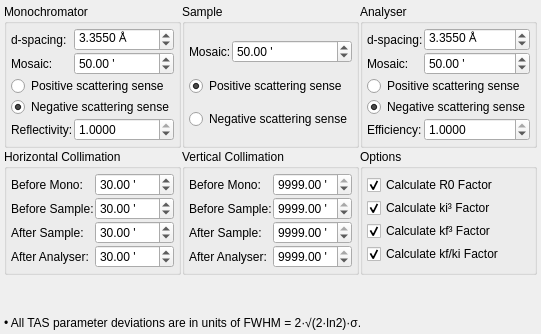
     <widget class="QWidget" name="tabCN">
      <attribute name="title">
       <string>TAS</string>
      </attribute>
      <layout class="QGridLayout" name="gridLayout_2">
       <property name="margin">
        <number>4</number>
       </property>
       <property name="spacing">
        <number>1</number>
       </property>
       <item row="0" column="2">
        <widget class="QGroupBox" name="groupBox_2">
         <property name="sizePolicy">
          <sizepolicy hsizetype="Preferred" vsizetype="Preferred">
           <horstretch>0</horstretch>
           <verstretch>0</verstretch>
          </sizepolicy>
         </property>
         <property name="title">
          <string>Analyser</string>
         </property>
         <layout class="QGridLayout" name="gridLayout_36">
          <property name="margin">
           <number>4</number>
          </property>
          <property name="spacing">
           <number>1</number>
          </property>
          <item row="0" column="0">
           <widget class="QLabel" name="label_32">
            <property name="sizePolicy">
             <sizepolicy hsizetype="Fixed" vsizetype="Preferred">
              <horstretch>0</horstretch>
              <verstretch>0</verstretch>
             </sizepolicy>
            </property>
            <property name="text">
             <string>d-spacing:</string>
            </property>
           </widget>
          </item>
          <item row="0" column="1">
           <widget class="QDoubleSpinBox" name="spinAnad">
            <property name="suffix">
             <string> Å</string>
            </property>
            <property name="decimals">
             <number>4</number>
            </property>
            <property name="singleStep">
             <double>0.010000000000000</double>
            </property>
            <property name="value">
             <double>3.355000000000000</double>
            </property>
           </widget>
          </item>
          <item row="1" column="0">
           <widget class="QLabel" name="label_33">
            <property name="sizePolicy">
             <sizepolicy hsizetype="Fixed" vsizetype="Preferred">
              <horstretch>0</horstretch>
              <verstretch>0</verstretch>
             </sizepolicy>
            </property>
            <property name="text">
             <string>Mosaic:</string>
            </property>
           </widget>
          </item>
          <item row="1" column="1">
           <widget class="QDoubleSpinBox" name="spinAnaMosaic">
            <property name="suffix">
             <string> '</string>
            </property>
            <property name="decimals">
             <number>2</number>
            </property>
            <property name="maximum">
             <double>999.000000000000000</double>
            </property>
            <property name="value">
             <double>50.000000000000000</double>
            </property>
           </widget>
          </item>
          <item row="2" column="0" colspan="2">
           <widget class="QRadioButton" name="radioAnaScatterPlus">
            <property name="text">
             <string>Positive scattering sense</string>
            </property>
            <property name="checked">
             <bool>false</bool>
            </property>
           </widget>
          </item>
          <item row="3" column="0" colspan="2">
           <widget class="QRadioButton" name="radioAnaScatterMinus">
            <property name="text">
             <string>Negative scattering sense</string>
            </property>
            <property name="checked">
             <bool>true</bool>
            </property>
           </widget>
          </item>
          <item row="4" column="0">
           <widget class="QLabel" name="label_34">
            <property name="text">
             <string>Efficiency:</string>
            </property>
           </widget>
          </item>
          <item row="4" column="1">
           <widget class="QDoubleSpinBox" name="spinAnaEffic">
            <property name="decimals">
             <number>4</number>
            </property>
            <property name="maximum">
             <double>1.000000000000000</double>
            </property>
            <property name="singleStep">
             <double>0.010000000000000</double>
            </property>
            <property name="value">
             <double>1.000000000000000</double>
            </property>
           </widget>
          </item>
         </layout>
        </widget>
       </item>
       <item row="1" column="0">
        <widget class="QGroupBox" name="groupBox_5">
         <property name="sizePolicy">
          <sizepolicy hsizetype="Preferred" vsizetype="Preferred">
           <horstretch>0</horstretch>
           <verstretch>0</verstretch>
          </sizepolicy>
         </property>
         <property name="title">
          <string>Horizontal Collimation</string>
         </property>
         <layout class="QGridLayout" name="gridLayout_39">
          <property name="margin">
           <number>4</number>
          </property>
          <property name="spacing">
           <number>1</number>
          </property>
          <item row="0" column="0">
           <widget class="QLabel" name="label_22">
            <property name="sizePolicy">
             <sizepolicy hsizetype="Fixed" vsizetype="Preferred">
              <horstretch>0</horstretch>
              <verstretch>0</verstretch>
             </sizepolicy>
            </property>
            <property name="text">
             <string>Before Mono:</string>
            </property>
           </widget>
          </item>
          <item row="0" column="1">
           <widget class="QDoubleSpinBox" name="spinHCollMono">
            <property name="suffix">
             <string> '</string>
            </property>
            <property name="maximum">
             <double>9999.000000000000000</double>
            </property>
            <property name="value">
             <double>30.000000000000000</double>
            </property>
           </widget>
          </item>
          <item row="1" column="0">
           <widget class="QLabel" name="label_23">
            <property name="sizePolicy">
             <sizepolicy hsizetype="Fixed" vsizetype="Preferred">
              <horstretch>0</horstretch>
              <verstretch>0</verstretch>
             </sizepolicy>
            </property>
            <property name="text">
             <string>Before Sample:</string>
            </property>
           </widget>
          </item>
          <item row="1" column="1">
           <widget class="QDoubleSpinBox" name="spinHCollBSample">
            <property name="suffix">
             <string> '</string>
            </property>
            <property name="maximum">
             <double>9999.000000000000000</double>
            </property>
            <property name="value">
             <double>30.000000000000000</double>
            </property>
           </widget>
          </item>
          <item row="2" column="0">
           <widget class="QLabel" name="label_24">
            <property name="sizePolicy">
             <sizepolicy hsizetype="Fixed" vsizetype="Preferred">
              <horstretch>0</horstretch>
              <verstretch>0</verstretch>
             </sizepolicy>
            </property>
            <property name="text">
             <string>After Sample:</string>
            </property>
           </widget>
          </item>
          <item row="2" column="1">
           <widget class="QDoubleSpinBox" name="spinHCollASample">
            <property name="suffix">
             <string> '</string>
            </property>
            <property name="maximum">
             <double>9999.000000000000000</double>
            </property>
            <property name="value">
             <double>30.000000000000000</double>
            </property>
           </widget>
          </item>
          <item row="3" column="0">
           <widget class="QLabel" name="label_25">
            <property name="sizePolicy">
             <sizepolicy hsizetype="Fixed" vsizetype="Preferred">
              <horstretch>0</horstretch>
              <verstretch>0</verstretch>
             </sizepolicy>
            </property>
            <property name="text">
             <string>After Analyser:</string>
            </property>
           </widget>
          </item>
          <item row="3" column="1">
           <widget class="QDoubleSpinBox" name="spinHCollAna">
            <property name="suffix">
             <string> '</string>
            </property>
            <property name="maximum">
             <double>9999.000000000000000</double>
            </property>
            <property name="value">
             <double>30.000000000000000</double>
            </property>
           </widget>
          </item>
         </layout>
        </widget>
       </item>
       <item row="0" column="0">
        <widget class="QGroupBox" name="groupBox">
         <property name="sizePolicy">
          <sizepolicy hsizetype="Preferred" vsizetype="Preferred">
           <horstretch>0</horstretch>
           <verstretch>0</verstretch>
          </sizepolicy>
         </property>
         <property name="title">
          <string>Monochromator</string>
         </property>
         <layout class="QGridLayout" name="gridLayout_34">
          <property name="margin">
           <number>4</number>
          </property>
          <property name="spacing">
           <number>1</number>
          </property>
          <item row="0" column="0">
           <widget class="QLabel" name="label_29">
            <property name="sizePolicy">
             <sizepolicy hsizetype="Fixed" vsizetype="Preferred">
              <horstretch>0</horstretch>
              <verstretch>0</verstretch>
             </sizepolicy>
            </property>
            <property name="text">
             <string>d-spacing:</string>
            </property>
           </widget>
          </item>
          <item row="0" column="1">
           <widget class="QDoubleSpinBox" name="spinMonod">
            <property name="suffix">
             <string> Å</string>
            </property>
            <property name="decimals">
             <number>4</number>
            </property>
            <property name="singleStep">
             <double>0.010000000000000</double>
            </property>
            <property name="value">
             <double>3.355000000000000</double>
            </property>
           </widget>
          </item>
          <item row="1" column="0">
           <widget class="QLabel" name="label_30">
            <property name="sizePolicy">
             <sizepolicy hsizetype="Fixed" vsizetype="Preferred">
              <horstretch>0</horstretch>
              <verstretch>0</verstretch>
             </sizepolicy>
            </property>
            <property name="text">
             <string>Mosaic:</string>
            </property>
           </widget>
          </item>
          <item row="1" column="1">
           <widget class="QDoubleSpinBox" name="spinMonoMosaic">
            <property name="suffix">
             <string> '</string>
            </property>
            <property name="decimals">
             <number>2</number>
            </property>
            <property name="maximum">
             <double>999.000000000000000</double>
            </property>
            <property name="value">
             <double>50.000000000000000</double>
            </property>
           </widget>
          </item>
          <item row="2" column="0" colspan="2">
           <widget class="QRadioButton" name="radioMonoScatterPlus">
            <property name="text">
             <string>Positive scattering sense</string>
            </property>
            <property name="checked">
             <bool>false</bool>
            </property>
           </widget>
          </item>
          <item row="3" column="0" colspan="2">
           <widget class="QRadioButton" name="radioMonoScatterMinus">
            <property name="text">
             <string>Negative scattering sense</string>
            </property>
            <property name="checked">
             <bool>true</bool>
            </property>
           </widget>
          </item>
          <item row="4" column="0">
           <widget class="QLabel" name="label_31">
            <property name="text">
             <string>Reflectivity:</string>
            </property>
           </widget>
          </item>
          <item row="4" column="1">
           <widget class="QDoubleSpinBox" name="spinMonoRefl">
            <property name="decimals">
             <number>4</number>
            </property>
            <property name="maximum">
             <double>1.000000000000000</double>
            </property>
            <property name="singleStep">
             <double>0.010000000000000</double>
            </property>
            <property name="value">
             <double>1.000000000000000</double>
            </property>
           </widget>
          </item>
         </layout>
        </widget>
       </item>
       <item row="2" column="0" colspan="3">
        <spacer name="verticalSpacer_3">
         <property name="orientation">
          <enum>Qt::Vertical</enum>
         </property>
         <property name="sizeHint" stdset="0">
          <size>
           <width>20</width>
           <height>40</height>
          </size>
         </property>
        </spacer>
       </item>
       <item row="1" column="2">
        <widget class="QGroupBox" name="groupBox_28">
         <property name="title">
          <string>Options</string>
         </property>
         <layout class="QGridLayout" name="gridLayout_37">
          <property name="margin">
           <number>4</number>
          </property>
          <property name="spacing">
           <number>1</number>
          </property>
          <item row="0" column="0">
           <widget class="QCheckBox" name="checkUseR0">
            <property name="text">
             <string>Calculate R0 Factor</string>
            </property>
            <property name="checked">
             <bool>true</bool>
            </property>
           </widget>
          </item>
          <item row="1" column="0">
           <widget class="QCheckBox" name="checkUseKi3">
            <property name="text">
             <string>Calculate ki³ Factor</string>
            </property>
            <property name="checked">
             <bool>true</bool>
            </property>
           </widget>
          </item>
          <item row="2" column="0">
           <widget class="QCheckBox" name="checkUseKf3">
            <property name="text">
             <string>Calculate kf³ Factor</string>
            </property>
            <property name="checked">
             <bool>true</bool>
            </property>
           </widget>
          </item>
          <item row="3" column="0">
           <widget class="QCheckBox" name="checkUseKfKi">
            <property name="text">
             <string>Calculate kf/ki Factor</string>
            </property>
            <property name="checked">
             <bool>true</bool>
            </property>
           </widget>
          </item>
         </layout>
        </widget>
       </item>
       <item row="1" column="1">
        <widget class="QGroupBox" name="groupBox_6">
         <property name="sizePolicy">
          <sizepolicy hsizetype="Preferred" vsizetype="Preferred">
           <horstretch>0</horstretch>
           <verstretch>0</verstretch>
          </sizepolicy>
         </property>
         <property name="title">
          <string>Vertical Collimation</string>
         </property>
         <layout class="QGridLayout" name="gridLayout_38">
          <property name="margin">
           <number>4</number>
          </property>
          <property name="spacing">
           <number>1</number>
          </property>
          <item row="0" column="0">
           <widget class="QLabel" name="label_35">
            <property name="sizePolicy">
             <sizepolicy hsizetype="Fixed" vsizetype="Preferred">
              <horstretch>0</horstretch>
              <verstretch>0</verstretch>
             </sizepolicy>
            </property>
            <property name="text">
             <string>Before Mono:</string>
            </property>
           </widget>
          </item>
          <item row="0" column="1">
           <widget class="QDoubleSpinBox" name="spinVCollMono">
            <property name="suffix">
             <string> '</string>
            </property>
            <property name="maximum">
             <double>9999.000000000000000</double>
            </property>
            <property name="value">
             <double>9999.000000000000000</double>
            </property>
           </widget>
          </item>
          <item row="1" column="0">
           <widget class="QLabel" name="label_36">
            <property name="sizePolicy">
             <sizepolicy hsizetype="Fixed" vsizetype="Preferred">
              <horstretch>0</horstretch>
              <verstretch>0</verstretch>
             </sizepolicy>
            </property>
            <property name="text">
             <string>Before Sample:</string>
            </property>
           </widget>
          </item>
          <item row="1" column="1">
           <widget class="QDoubleSpinBox" name="spinVCollBSample">
            <property name="suffix">
             <string> '</string>
            </property>
            <property name="maximum">
             <double>9999.000000000000000</double>
            </property>
            <property name="value">
             <double>9999.000000000000000</double>
            </property>
           </widget>
          </item>
          <item row="2" column="0">
           <widget class="QLabel" name="label_37">
            <property name="sizePolicy">
             <sizepolicy hsizetype="Fixed" vsizetype="Preferred">
              <horstretch>0</horstretch>
              <verstretch>0</verstretch>
             </sizepolicy>
            </property>
            <property name="text">
             <string>After Sample:</string>
            </property>
           </widget>
          </item>
          <item row="2" column="1">
           <widget class="QDoubleSpinBox" name="spinVCollASample">
            <property name="suffix">
             <string> '</string>
            </property>
            <property name="maximum">
             <double>9999.000000000000000</double>
            </property>
            <property name="value">
             <double>9999.000000000000000</double>
            </property>
           </widget>
          </item>
          <item row="3" column="0">
           <widget class="QLabel" name="label_38">
            <property name="sizePolicy">
             <sizepolicy hsizetype="Fixed" vsizetype="Preferred">
              <horstretch>0</horstretch>
              <verstretch>0</verstretch>
             </sizepolicy>
            </property>
            <property name="text">
             <string>After Analyser:</string>
            </property>
           </widget>
          </item>
          <item row="3" column="1">
           <widget class="QDoubleSpinBox" name="spinVCollAna">
            <property name="suffix">
             <string> '</string>
            </property>
            <property name="maximum">
             <double>9999.000000000000000</double>
            </property>
            <property name="value">
             <double>9999.000000000000000</double>
            </property>
           </widget>
          </item>
         </layout>
        </widget>
       </item>
       <item row="0" column="1">
        <widget class="QGroupBox" name="groupBox_3">
         <property name="sizePolicy">
          <sizepolicy hsizetype="Preferred" vsizetype="Preferred">
           <horstretch>0</horstretch>
           <verstretch>0</verstretch>
          </sizepolicy>
         </property>
         <property name="title">
          <string>Sample</string>
         </property>
         <layout class="QGridLayout" name="gridLayout_35">
          <property name="margin">
           <number>4</number>
          </property>
          <property name="spacing">
           <number>1</number>
          </property>
          <item row="0" column="0">
           <widget class="QLabel" name="label_28">
            <property name="sizePolicy">
             <sizepolicy hsizetype="Fixed" vsizetype="Preferred">
              <horstretch>0</horstretch>
              <verstretch>0</verstretch>
             </sizepolicy>
            </property>
            <property name="text">
             <string>Mosaic:</string>
            </property>
           </widget>
          </item>
          <item row="0" column="1">
           <widget class="QDoubleSpinBox" name="spinSampleMosaic">
            <property name="suffix">
             <string> '</string>
            </property>
            <property name="decimals">
             <number>2</number>
            </property>
            <property name="maximum">
             <double>999.000000000000000</double>
            </property>
            <property name="value">
             <double>50.000000000000000</double>
            </property>
           </widget>
          </item>
          <item row="1" column="0" colspan="2">
           <widget class="QRadioButton" name="radioSampleScatterPlus">
            <property name="text">
             <string>Positive scattering sense</string>
            </property>
            <property name="checked">
             <bool>true</bool>
            </property>
           </widget>
          </item>
          <item row="2" column="0" colspan="2">
           <widget class="QRadioButton" name="radioSampleScatterMinus">
            <property name="text">
             <string>Negative scattering sense</string>
            </property>
           </widget>
          </item>
         </layout>
        </widget>
       </item>
       <item row="3" column="0" colspan="3">
        <widget class="QLabel" name="label_14">
         <property name="text">
          <string>• All TAS parameter deviations are in units of FWHM = 2·√(2·ln2)·σ.</string>
         </property>
        </widget>
       </item>
      </layout>
     </widget>
